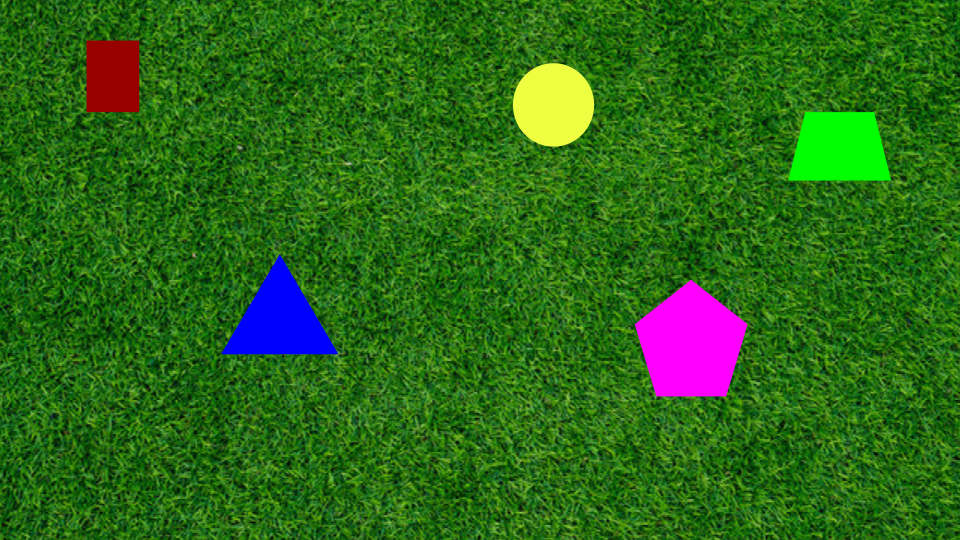
#> input picture pennair_static.png, 960 x 540 px
$ python part1.py   (older library calls are emulated)
#> lines starting #> are read from the running program, lines starting #| are printed output that depends on the picture; after the words box and inside, x2 and y2 are one past the last pixel; in counts of white or black regions, pixels touching at a corner belong together
### shape_detector.py
import cv2
import numpy as np

class ShapeDetector:
    def __init__(self, min_area=1000, adjacent=5, shift=1, prune_neighborhood_n=1):
        # Keep only contours with area >= min_area
        self.min_area = int(min_area)
        # For pruning: pixel survives if it has > adjacent neighbors ON
        self.min_adjacent = int(adjacent)
        # Forward-difference shift (# of pixels)
        self.shift = int(shift)
        # Neighborhood radius: 1 => 3x3, 2 => 5x5, ...
        self.prune = int(prune_neighborhood_n)

    def forward_diff(self, gray):
        """Compute forward finite differences along x and y (int16 to avoid uint8 wrap)."""
        s = self.shift
        dx = gray[:, s:].astype(np.int16) - gray[:, :-s].astype(np.int16)
        dy = gray[s:, :].astype(np.int16) - gray[:-s, :].astype(np.int16)
        return dx, dy

    def zero_map(self, dx, dy, tol_x=1, tol_y=1):
        """Binary map (0/1): 1 where |dx|<=tol_x AND |dy|<=tol_y over common overlap."""
        h = min(dx.shape[0], dy.shape[0])
        w = min(dx.shape[1], dy.shape[1])
        M = ((np.abs(dx[:h, :w]) <= tol_x) & (np.abs(dy[:h, :w]) <= tol_y)).astype(np.uint8)
        return M

    def neighbor_prune(self, M):
        """Count neighbors (excluding center) then keep pixels with count > min_adjacent."""
        size = self.prune * 2 + 1               # e.g., 3 for prune=1
        k = np.ones((size, size), dtype=np.uint8)
        k[self.prune, self.prune] = 0           # don't count the center pixel
        nbr = cv2.filter2D(M, cv2.CV_16U, k, borderType=cv2.BORDER_CONSTANT)
        mask = ((M > 0) & (nbr > self.min_adjacent)).astype(np.uint8) * 255
        return mask

    def draw_contours(self, bgr_c, mask):
        """Draw surviving contours and their centers on a copy of the input color image."""
        overlay = bgr_c.copy()
        cnts, _ = cv2.findContours(mask, cv2.RETR_EXTERNAL, cv2.CHAIN_APPROX_SIMPLE)
        for c in cnts:
            if cv2.contourArea(c) < self.min_area:
                continue
            cv2.drawContours(overlay, [c], -1, (255, 255, 255), 2)
            m = cv2.moments(c)
            if m["m00"] > 0:
                cx, cy = int(m["m10"]/m["m00"]), int(m["m01"]/m["m00"])
            else:
                x, y, w0, h0 = cv2.boundingRect(c)
                cx, cy = x + w0//2, y + h0//2
            cv2.circle(overlay, (cx, cy), 4, (0, 0, 255), -1)
        return overlay

    def process_bgr(self, bgr, gauss_sigma=0.0, tol_x=1, tol_y=1):
        """
        Full pipeline for a single frame:
        1) Gray (uint8) 2) Optional Gaussian blur 3) Forward diffs 4) Zero-map 5) Prune
        6) Draw contours/centers on cropped color image
        Returns: overlay (BGR) cropped to the valid diff region.
        """
        # 1) Convert to grayscale
        gray = cv2.cvtColor(bgr, cv2.COLOR_BGR2GRAY)

        # 2) Optional Gaussian blur to reduce noise (sigma=0 -> no blur)
        blur = (cv2.GaussianBlur(gray, (0, 0), gauss_sigma, gauss_sigma,
                                 borderType=cv2.BORDER_REPLICATE)
                if gauss_sigma > 0 else gray)

        # 3) Forward finite differences
        dx, dy = self.forward_diff(blur)

        # 4) Determine overlap region (diffs shrink image by 'shift' along each axis)
        h = min(dx.shape[0], dy.shape[0])
        w = min(dx.shape[1], dy.shape[1])
        bgr_c = bgr[:h, :w]  # crop original color image to match diff overlap

        # 5) Tolerant zero-map + 6) Neighbor prune to remove specks
        M = self.zero_map(dx, dy, tol_x, tol_y)  # uint8 0/1
        mask = self.neighbor_prune(M)            # uint8 0/255

        # 7) Draw contours and centers on color image
        overlay = self.draw_contours(bgr_c, mask)

        return overlay

### part1.py
import cv2
import numpy as np
import matplotlib.pyplot as plt
import shape_detector

# ==== Config ====
IMG_PATH = "pennair_static.png"
SHIFT    = 1        # pixel shift
MIN_ADJ  = 5        # > MIN_ADJ neighbors to keep a pixel (8-neighborhood)
MIN_AREA = 80       # ignore tiny blobs

shape_detector = shape_detector.ShapeDetector()
# ---- Load -> uint8 gray (fast, exact) ----
bgr   = cv2.imread(IMG_PATH, cv2.IMREAD_COLOR)
#> bgr is the input picture: shape (540, 960, 3); mean B, G, R 24.5, 104.6, 44

final_vis = shape_detector.process_bgr(bgr)
#> in process_bgr, `gray = cv2.cvtColor(bgr, cv2.COLOR_BGR2GRAY)`:
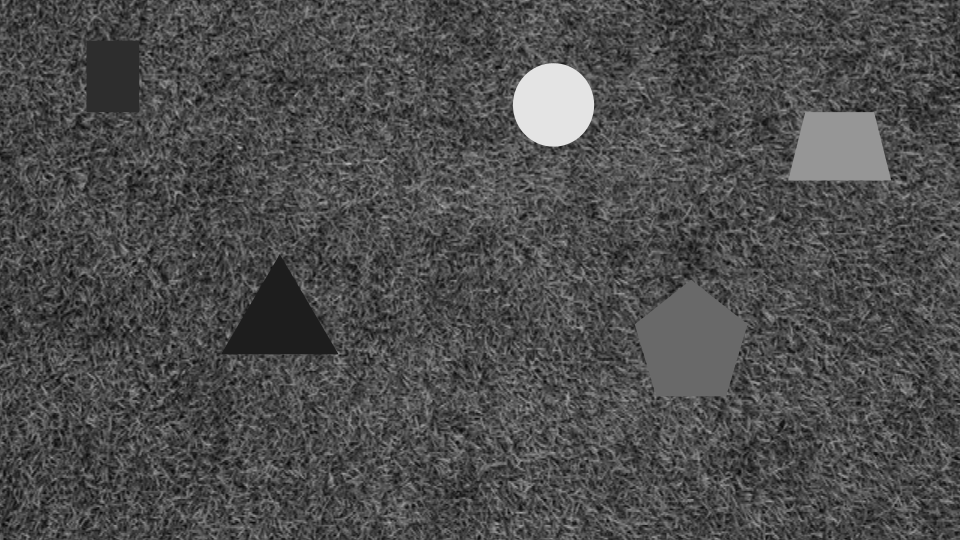
#> gray: shape (540, 960); min 6, max 228, mean 77.3
#> in forward_diff, `dx = gray[:, s:].astype(np.int16) - gray[:, :-s].astype(np.int16)`:
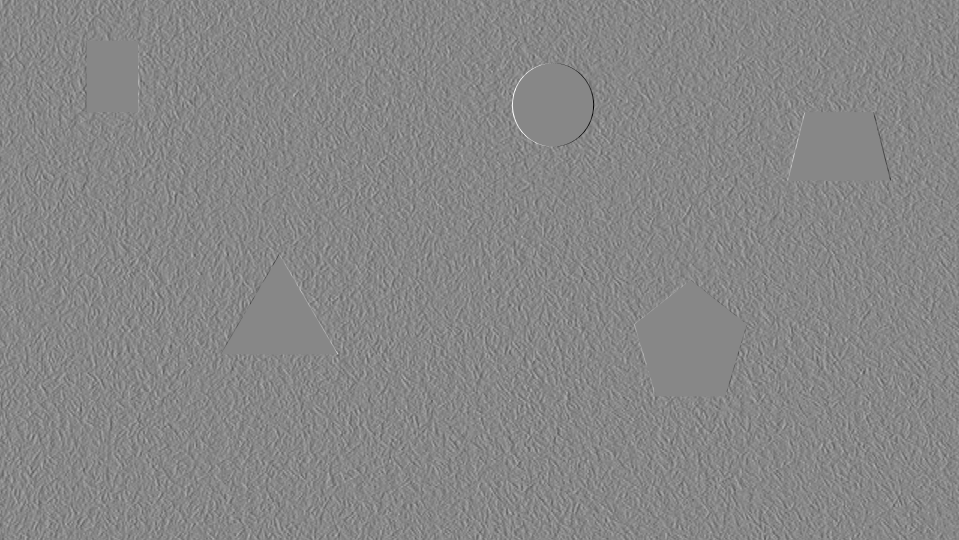
#> dx: shape (540, 959) int16; min -180, max 160, mean 0; drawn with min black and max white
#> in forward_diff, `dy = gray[s:, :].astype(np.int16) - gray[:-s, :].astype(np.int16)`:
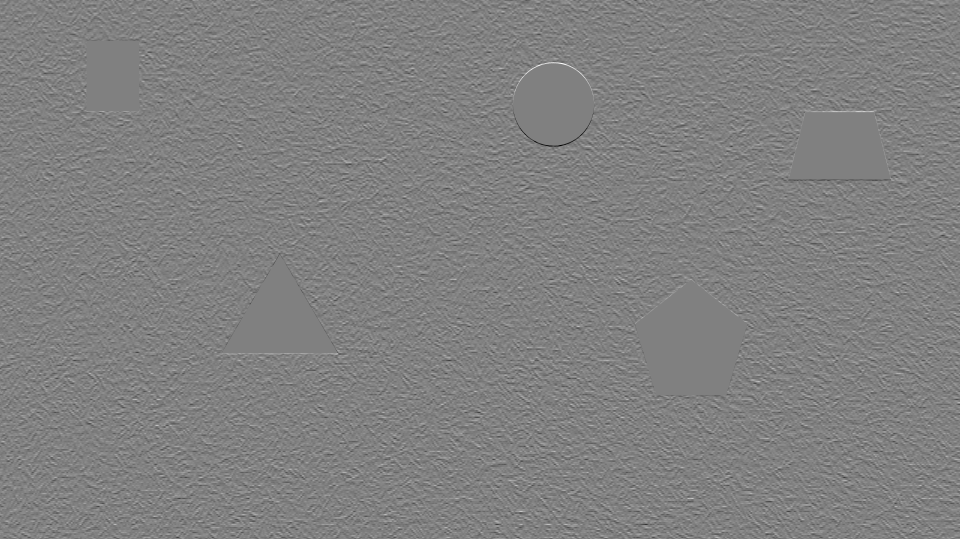
#> dy: shape (539, 960) int16; min -187, max 183, mean 0; drawn with min black and max white
#> in process_bgr, `bgr_c = bgr[:h, :w]`:
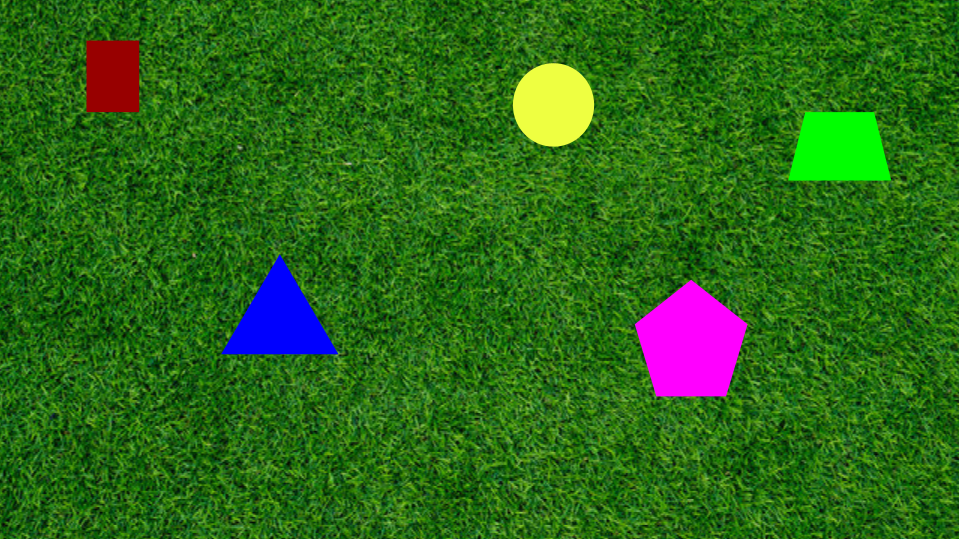
#> bgr_c: shape (539, 959, 3); mean B, G, R 24.6, 104.6, 44.1
#> in zero_map, `M = ((np.abs(dx[:h, :w]) <= tol_x) & (np.abs(dy[:h, :w]) <= tol_y)).as..`:
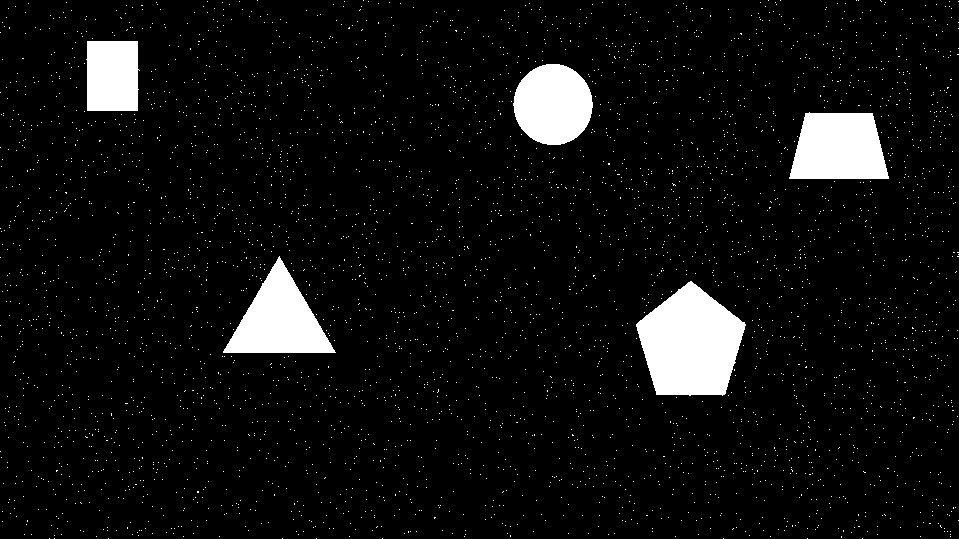
#> M: shape (539, 959); values 0 (black) and 1 (white), 6.3% white; 3788 white regions (3783 under 20 px), largest, box (x1, y1, x2, y2) and area: (636, 281, 746, 396) 8743, (789, 112, 889, 179) 5529, (223, 256, 336, 353) 5517, (513, 64, 593, 145) 5036, (86, 41, 140, 111) 3574
#> in neighbor_prune, `mask = ((M > 0) & (nbr > self.min_adjacent)).astype(np.uint8) * 255`:
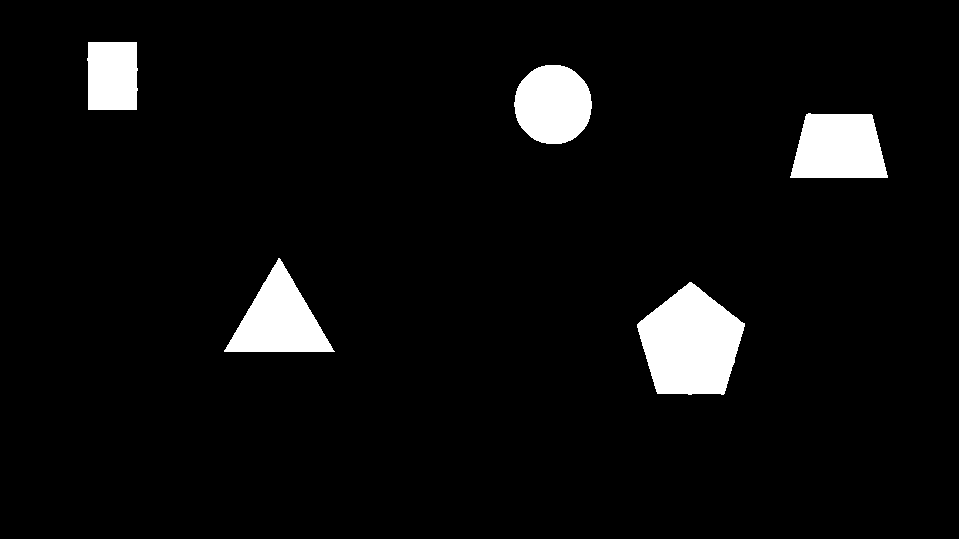
#> mask: shape (539, 959); 5.3% white; 5 white regions
#> in draw_contours, `cnts, _ = cv2.findContours(mask, cv2.RETR_EXTERNAL, cv2.CHAIN_APPROX_S..`: cnts = 5 contours; box (x1, y1, x2, y2) and area: (637, 282, 745, 395) 8335, (224, 258, 335, 352) 5140, (790, 113, 888, 178) 5122, (514, 65, 592, 144) 4754, (87, 42, 138, 110) 3225
#> the loop in draw_contours, `for c in cnts:` made 5 passes
#> (cx, cy) on passes 1 to 5: (690, 343), (278, 319), (838, 147), (552, 104), (112, 75)
#> after the loop in draw_contours, `for c in cnts:`:
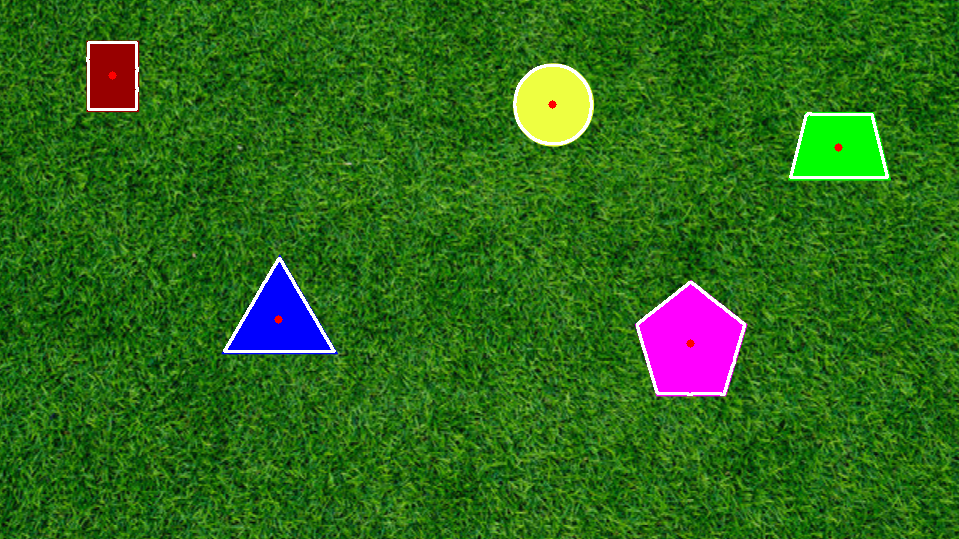
#> overlay: shape (539, 959, 3); 0.97% of pixels changed, all inside (x1, y1, x2, y2) = (86, 41, 889, 396)
plt.imshow(cv2.cvtColor(final_vis, cv2.COLOR_BGR2RGB)); plt.axis("off")
plt.tight_layout(); plt.show()
